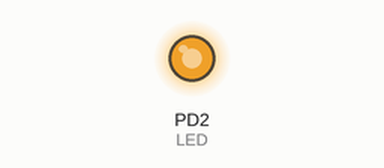
This program was run on a simulated ATmega168, built with avr-gcc and emulated at 1 MHz. Shown: output pins drawn as LEDs (lit = HIGH).

Above: at 4.64 s.
At 16.06 s:
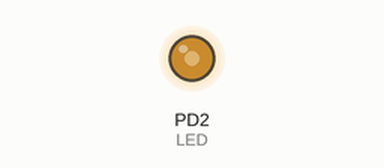
At 38.74 s:
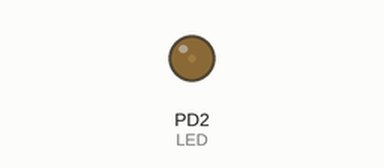
Timing chart, 0 to 40.0 s (numbered marks = the images above):
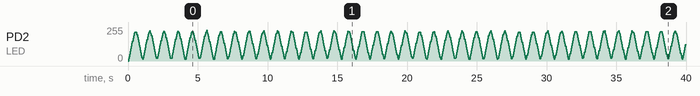

The program:

main.cpp
```cpp
/*
 * GccApplication3.cpp
 *
 * Created: 17.10.2018 20.11.08
 * Author : Jørgen
 */


#include <avr/io.h>
#include <avr/interrupt.h>

#define F_CPU 1000000UL								//The system clock is 1MHz
#define LED_ON		PORTD |=(1<<PORTD2)				//Defines what LED_ON does (Sets PORT D Pin 2 High)
#define LED_OFF		PORTD &= ~(1<<PORTD2)			//Defines what LED_OFF does (Sets PORT D Pin 2 Low)

enum {UP, DOWN};


void PWM_SoftBlink(void);
void PWM_Init(void);
void millis_timer(uint8_t millis);


int main(void)
{
	sei();									//Enables interrupts by setting the global interrupt mask
	DDRB = 0x00;							//Configures Port B as an Input port
	DDRC = 0x00;							//Configures Port C as an Input port
	DDRD = 0b00000100;						//Configures half of Port D as an Input and half as output

	PORTB = 0xFF;							//Activates Pull up on all pins
	PORTC = 0xFF;							//Activates Pull up on all pins
	PORTD = 0b11111011;						//Activates Pull up on the input pins


	millis_timer(2);
	PWM_Init();

	while (1)
	{

		};


}

ISR(TIMER1_COMPA_vect)						//Interrupt service routine (Set LED_ON)
{
	LED_ON;
}

ISR(TIMER1_COMPB_vect)						//Interrupt service routine (Set LED_OFF)
{
	LED_OFF;
}

ISR(TIMER0_COMPA_vect)						//Interrupt service routine (calls PWM)
{
	PWM_SoftBlink();
}

void PWM_SoftBlink(void)					//Counts up and down to increase or decrease the duty cycle of the LED
{
	uint16_t Duty = OCR1B;
	uint16_t Period= OCR1A;
	static uint8_t direction;

	switch(direction)
	{
		case UP:
		if (++Duty ==(Period-1))
		direction=DOWN;
		break;

		case DOWN:
		if(--Duty == 2)
		direction = UP;
		break;
	}
	OCR1B = Duty;
}

void PWM_Init(void)							//Initializes the starting values of the PWM
{
	TCCR1B |= (1<<CS10) | (1<<WGM12);		//no Prescalar, CTC mode
	TIMSK1 |= (1<<OCIE1A)|(1<<OCIE1B);		//Output compare IRQ (OCIE1A turns on, OCIE1B turns off
	OCR1A = 500;							//(F_CPU/1000*2*1 -1)
	OCR1B = 0;
}

void millis_timer(uint8_t millis)			//Makes a millisecond timer from the clock frequency
{
	TCCR0A |=(1<<WGM01);					//Set to CTC mode
	TCCR0B |=(1<<CS02) | (1<<CS00) ;		//Prescalar 1024
	OCR0A = millis*0.48828-1;				//(millis*F_CPU/1000*2*1 -1)
	TIMSK0 |=(1<<OCIE0A);					//Output compare IRQ
}
```
